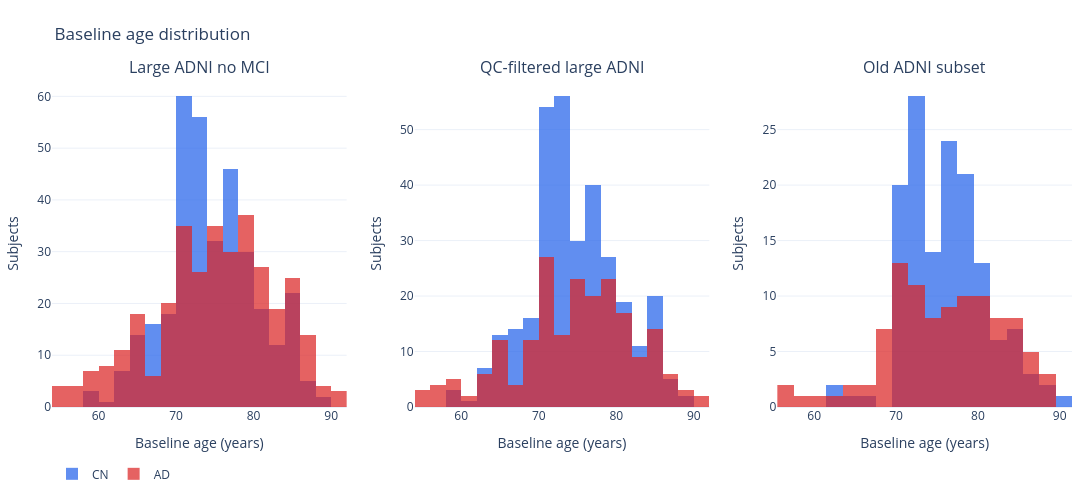
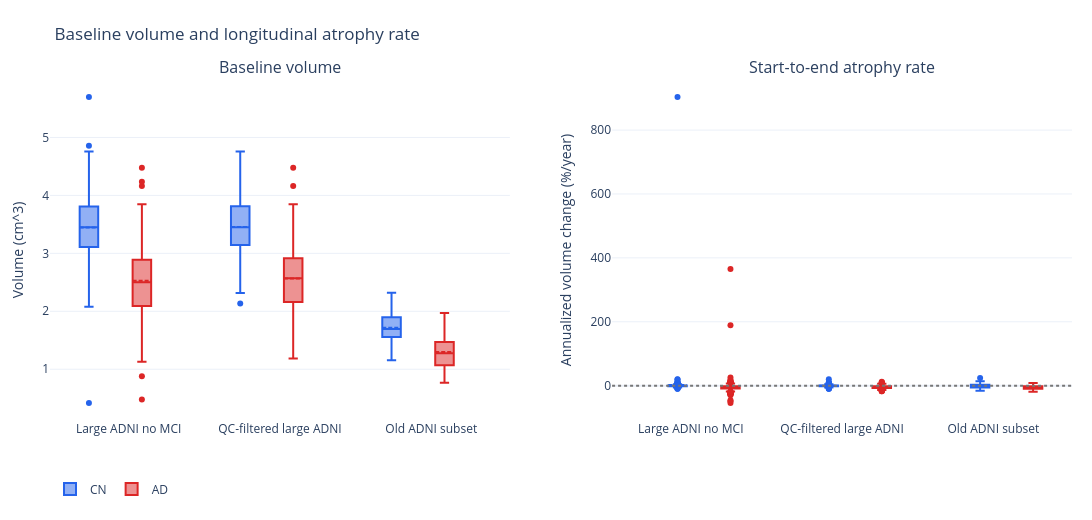

Notebook cell for these charts, in order:
### Markdown cell above
## Age And Baseline Volume

These figures check whether AD and CN have comparable baseline age and hippocampus volume. The volume
unit is `cm^3`, so typical hippocampus values should be a few cubic centimeters rather than thousands.

### Code cell
fig = dcv.plot_age_distribution(frame)
fig.show()

fig = dcv.plot_baseline_volume_and_atrophy(frame)
fig.show()

display(Markdown(
    "Baseline volume is measured at the first available scan for each subject. "
    "Atrophy rate is annualized from that subject's first to last observed scan."
))

display(dcv.atrophy_summary_table(frame))

### Figure 1 — Plotly figure (JSON) as saved in the notebook; plotly's stock layout.template omitted (floating-point values rounded to 4 significant figures; data arrays with more than 128 entries replaced by an {"elided": "..."} marker saying what was removed)
{"data": [{"legendgroup": "CN", "marker": {"color": "#2563eb"}, "name": "CN", "nbinsx": 18, "opacity": 0.72, "showlegend": true, "type": "histogram", "x": {"elided": "343 float values"}, "xaxis": "x", "yaxis": "y"}, {"legendgroup": "AD", "marker": {"color": "#dc2626"}, "name": "AD", "nbinsx": 18, "opacity": 0.72, "showlegend": true, "type": "histogram", "x": {"elided": "333 float values"}, "xaxis": "x", "yaxis": "y"}, {"legendgroup": "CN", "marker": {"color": "#2563eb"}, "name": "CN", "nbinsx": 18, "opacity": 0.72, "showlegend": false, "type": "histogram", "x": {"elided": "318 float values"}, "xaxis": "x2", "yaxis": "y2"}, {"legendgroup": "AD", "marker": {"color": "#dc2626"}, "name": "AD", "nbinsx": 18, "opacity": 0.72, "showlegend": false, "type": "histogram", "x": {"elided": "205 float values"}, "xaxis": "x2", "yaxis": "y2"}, {"legendgroup": "CN", "marker": {"color": "#2563eb"}, "name": "CN", "nbinsx": 18, "opacity": 0.72, "showlegend": false, "type": "histogram", "x": {"elided": "143 float values"}, "xaxis": "x3", "yaxis": "y3"}, {"legendgroup": "AD", "marker": {"color": "#dc2626"}, "name": "AD", "nbinsx": 18, "opacity": 0.72, "showlegend": false, "type": "histogram", "x": [78.0, 82.0, 71.0, 71.0, 72.0, 81.0, 80.0, 81.0, 74.0, 80.0, 72.0, 83.0, 77.0, 80.0, 86.0, 63.0, 72.0, 85.0, 66.0, 78.0, 80.0, 73.0, 75.0, 66.0, 80.0, 73.0, 72.0, 75.0, 88.0, 78.0, 85.0, 70.0, 84.0, 70.0, 83.0, 71.0, 71.0, 68.0, 72.0, 79.0, 57.0, 83.0, 73.0, 78.0, 60.0, 80.0, 74.0, 72.0, 82.0, 69.0, 69.0, 59.0, 77.0, 77.0, 75.0, 77.0, 80.0, 71.0, 69.0, 64.0, 78.0, 75.0, 69.0, 71.0, 88.0, 79.0, 87.0, 78.0, 76.0, 86.0, 75.0, 85.0, 77.0, 69.0, 76.0, 79.0, 71.0, 84.0, 68.0, 85.0, 84.0, 86.0, 83.0, 82.0, 71.0, 72.0, 64.0, 76.0, 79.0, 71.0, 83.0, 76.0, 85.0, 73.0, 89.0, 57.0, 80.0, 71.0, 74.0, 87.0, 71.0], "xaxis": "x3", "yaxis": "y3"}], "layout": {"annotations": [{"font": {"size": 16}, "showarrow": false, "text": "Large ADNI no MCI", "x": 0.1444, "xanchor": "center", "xref": "paper", "y": 1, "yanchor": "bottom", "yref": "paper"}, {"font": {"size": 16}, "showarrow": false, "text": "QC-filtered large ADNI", "x": 0.5, "xanchor": "center", "xref": "paper", "y": 1, "yanchor": "bottom", "yref": "paper"}, {"font": {"size": 16}, "showarrow": false, "text": "Old ADNI subset", "x": 0.8556, "xanchor": "center", "xref": "paper", "y": 1, "yanchor": "bottom", "yref": "paper"}], "barmode": "overlay", "height": 500, "legend": {"orientation": "h", "y": -0.16}, "margin": {"b": 90, "l": 50, "r": 20, "t": 80}, "title": {"text": "Baseline age distribution"}, "width": 1350, "xaxis": {"anchor": "y", "domain": [0, 0.2889], "title": {"text": "Baseline age (years)"}}, "xaxis2": {"anchor": "y2", "domain": [0.3556, 0.6444], "title": {"text": "Baseline age (years)"}}, "xaxis3": {"anchor": "y3", "domain": [0.7111, 1], "title": {"text": "Baseline age (years)"}}, "yaxis": {"anchor": "x", "domain": [0, 1], "title": {"text": "Subjects"}}, "yaxis2": {"anchor": "x2", "domain": [0, 1], "title": {"text": "Subjects"}}, "yaxis3": {"anchor": "x3", "domain": [0, 1], "title": {"text": "Subjects"}}}}

### Figure 2 — Plotly figure (JSON) as saved in the notebook; plotly's stock layout.template omitted (floating-point values rounded to 4 significant figures; data arrays with more than 128 entries replaced by an {"elided": "..."} marker saying what was removed)
{"data": [{"boxmean": true, "legendgroup": "CN", "marker": {"color": "#2563eb"}, "name": "CN", "showlegend": true, "type": "box", "x": {"elided": "804 str values"}, "xaxis": "x", "y": {"elided": "804 float values"}, "yaxis": "y"}, {"boxmean": true, "legendgroup": "CN", "marker": {"color": "#2563eb"}, "name": "CN", "showlegend": false, "type": "box", "x": {"elided": "804 str values"}, "xaxis": "x2", "y": {"elided": "804 float values"}, "yaxis": "y2"}, {"boxmean": true, "legendgroup": "AD", "marker": {"color": "#dc2626"}, "name": "AD", "showlegend": true, "type": "box", "x": {"elided": "639 str values"}, "xaxis": "x", "y": {"elided": "639 float values"}, "yaxis": "y"}, {"boxmean": true, "legendgroup": "AD", "marker": {"color": "#dc2626"}, "name": "AD", "showlegend": false, "type": "box", "x": {"elided": "639 str values"}, "xaxis": "x2", "y": {"elided": "639 float values"}, "yaxis": "y2"}], "layout": {"annotations": [{"font": {"size": 16}, "showarrow": false, "text": "Baseline volume", "x": 0.225, "xanchor": "center", "xref": "paper", "y": 1, "yanchor": "bottom", "yref": "paper"}, {"font": {"size": 16}, "showarrow": false, "text": "Start-to-end atrophy rate", "x": 0.775, "xanchor": "center", "xref": "paper", "y": 1, "yanchor": "bottom", "yref": "paper"}], "boxmode": "group", "height": 520, "legend": {"orientation": "h", "y": -0.16}, "margin": {"b": 100, "l": 50, "r": 20, "t": 80}, "shapes": [{"line": {"color": "#777777", "dash": "dot"}, "type": "line", "x0": 0, "x1": 1, "xref": "x2 domain", "y0": 0, "y1": 0, "yref": "y2"}], "title": {"text": "Baseline volume and longitudinal atrophy rate"}, "width": 1250, "xaxis": {"anchor": "y", "domain": [0, 0.45]}, "xaxis2": {"anchor": "y2", "domain": [0.55, 1]}, "yaxis": {"anchor": "x", "domain": [0, 1], "title": {"text": "Volume (cm^3)"}}, "yaxis2": {"anchor": "x2", "domain": [0, 1], "title": {"text": "Annualized volume change (%/year)"}}}}
